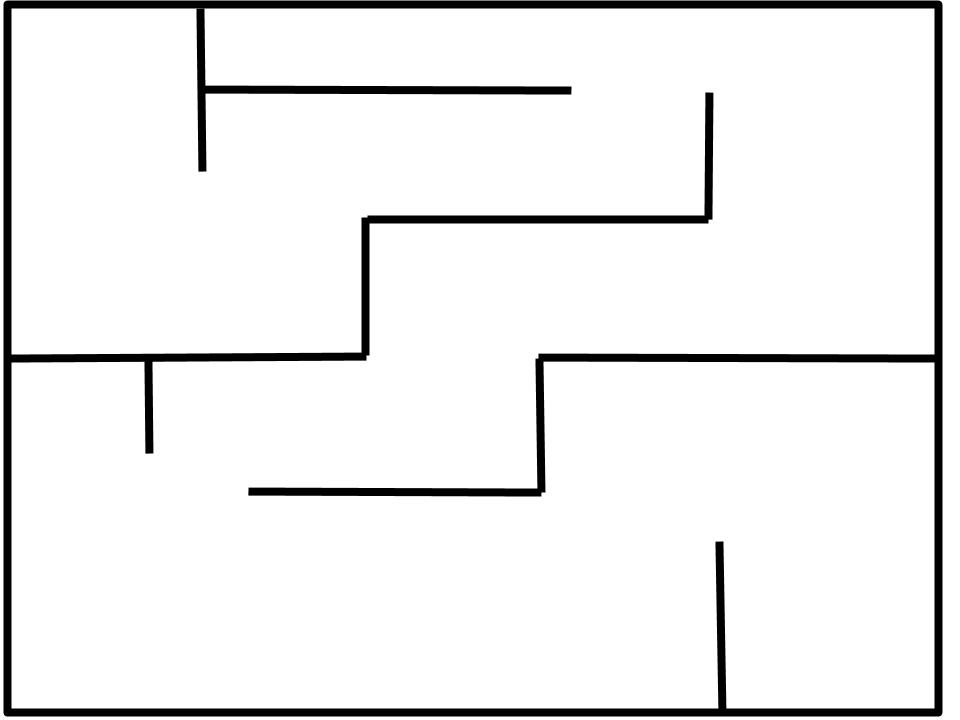
#> input picture new-maze.jpg, 960 x 720 px
$ jupyter execute --allow-errors Untitled.ipynb
#> lines starting #> are read from the running program, lines starting #| are printed output that depends on the picture; after the words box and inside, x2 and y2 are one past the last pixel; in counts of white or black regions, pixels touching at a corner belong together
#> further down, pic is the input picture: shape (720, 960, 3); min 0, max 255, mean 237.8
[cell 1]
import cv2
import numpy as np
from collections import deque

[cell 2]
# [7 lines left out: function split_to_boxes, not called in this run]

[cell 3]
# [21 lines left out: function valid_move2, not called in this run]

[cell 4]
# [7 lines left out: function clear_box, not called in this run]

[cell 5]
class Node:
    # [4 lines left out: function __init__, not called in this run]

[cell 6]
def shortest_path2(img, start_row, start_col, end_row, end_col, size=1):
    # inite a queue (FIFO)
    q = deque()
    seen_q = deque()
    # create a node object
    node = Node(start_row, start_col, None, None)
    # append the first node to the queue
    q.append(node)

    c = 0
    # while the queue is not empty, continue looking for the end
    while q:
        n = q.popleft()

        if c % 10000 == 0:
            print(f"c is {c}, q has {len(q)}, seen_q {len(seen_q)}, curr row, col: {n.row_idx, n.col_idx}")
        c +=1

        # checks if reach the end. if so return the node
        if n.row_idx == end_row and n.col_idx == end_col:
            return n

        if (n.row_idx, n.col_idx) in seen_q:
            continue

        # check if can move to left, up, right, down
        # checks left
        if valid_move2(img, n.row_idx, n.col_idx - 1):
            q.append(Node(n.row_idx, n.col_idx - 1, n, None))

        # checks up
        if valid_move2(img, n.row_idx - 1, n.col_idx):
            q.append(Node(n.row_idx - 1, n.col_idx, n, None))

        # checks right
        if valid_move2(img, n.row_idx, n.col_idx + 1):
            q.append(Node(n.row_idx, n.col_idx + 1, n, None))

        # checks down
        if valid_move2(img, n.row_idx + 1, n.col_idx):
            q.append(Node(n.row_idx + 1, n.col_idx, n, None))

        seen_q.append((n.row_idx, n.col_idx))

    # if reached here - no path was found
    print("DIDN'T FIND PATH")
    return

[cell 7]
# [11 lines left out: function resize, not called in this run]

[cell 8]
def resize(img, per):

#> called with per = 10
    scale_percent = per # percent of original size
    width = int(img.shape[1] * scale_percent / 100)
#> width = 96
    height = int(img.shape[0] * scale_percent / 100)
#> height = 72
    dim = (width, height)
#> dim = (96, 72)

    # resize image
    resized = cv2.resize(img, dim, interpolation = cv2.INTER_AREA)
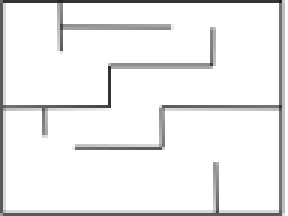
#> resized: shape (72, 96, 3) (shown 3 times larger); min 32, max 255, mean 237.8

    return resized

[cell 9]
# algo
# load image
pic = cv2.imread('new-maze.jpg')


img_resized = resize(pic, 10)
print(img_resized.shape)
#| (72, 96, 3)

cv2.imwrite("img_resized.jpg",img_resized)

# find shortest path
#> (the rest of this cell did not finish here and is left out)


# img_resized[2:6, 2:6, :] = (0,255,0)
# img_resized[65:69, 87:91, :] = (0,255,0)

# # # show the new image
cv2.imshow("Colored-IMG", img_resized)
# wait to close the window
cv2.waitKey(0)
cv2.destroyAllWindows()

[cell 10]
# recolor the resized img
for r in range(img_resized.shape[0]):
    for c in range(img_resized.shape[1]):
        black_treshold = np.array([100,100,100])
        if np.any(np.less(img_resized[r][c], black_treshold)):
            img_resized[r][c] = (0,0,0)
        else:
            img_resized[r][c] = (255,255,255)
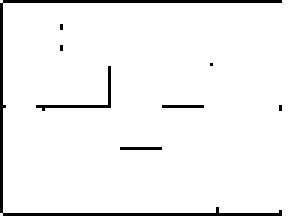
#> img_resized: shape (72, 96, 3) (shown 3 times larger); 95.2% white; black in thin lines or dots

# cv2.imshow("Colored-IMG", img_resized)
# cv2.imwrite("img_resized3.jpg",img_resized)

#> (the rest of this cell did not finish here and is left out)


# wait to close the window
cv2.waitKey(0)
cv2.destroyAllWindows()

$ run again, with Capture.JPG copied over new-maze.jpg
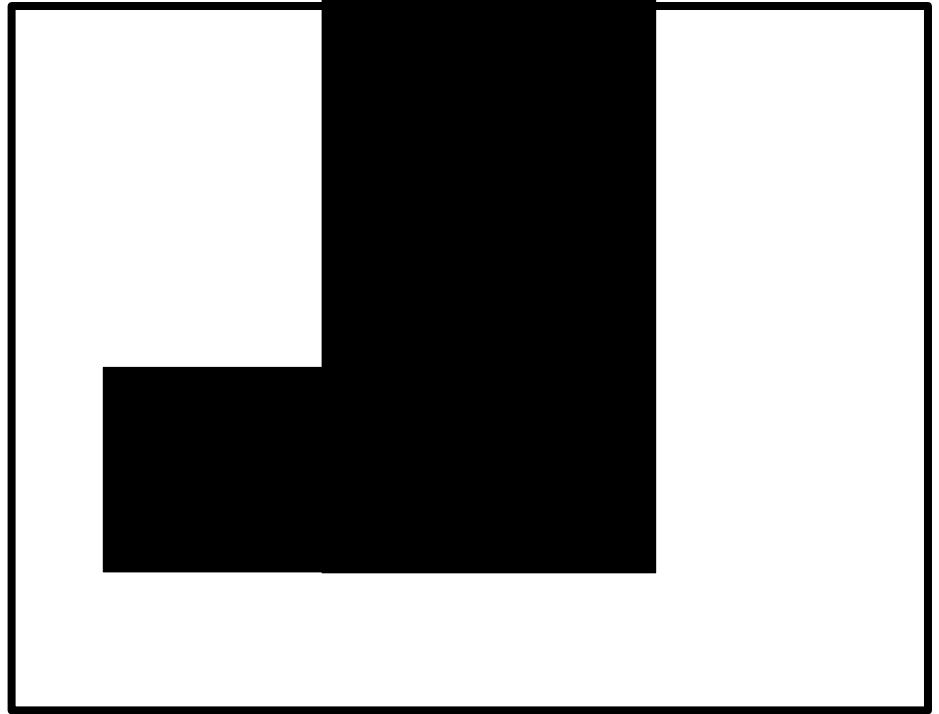
#> input picture Capture.JPG, 939 x 714 px
#> pic is the input picture: shape (714, 939, 3); min 0, max 255, mean 156.2
#> in resize, `resized = cv2.resize(img, dim, interpolation = cv2.INTER_AREA)`:
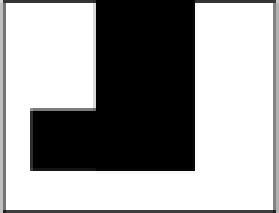
#> resized: shape (71, 93, 3) (shown 3 times larger); min 0, max 255, mean 156.2
#| (71, 93, 3)
#> after the loop `for r in range(img_resized.shape[0]):`:
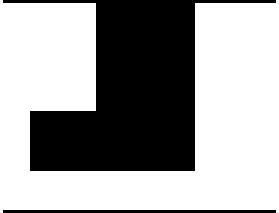
#> img_resized: shape (71, 93, 3) (shown 3 times larger); 62.6% white; 2 black regions, box (x1, y1, x2, y2) and area: (1, 0, 92, 57) 2379, (1, 70, 92, 71) 91
